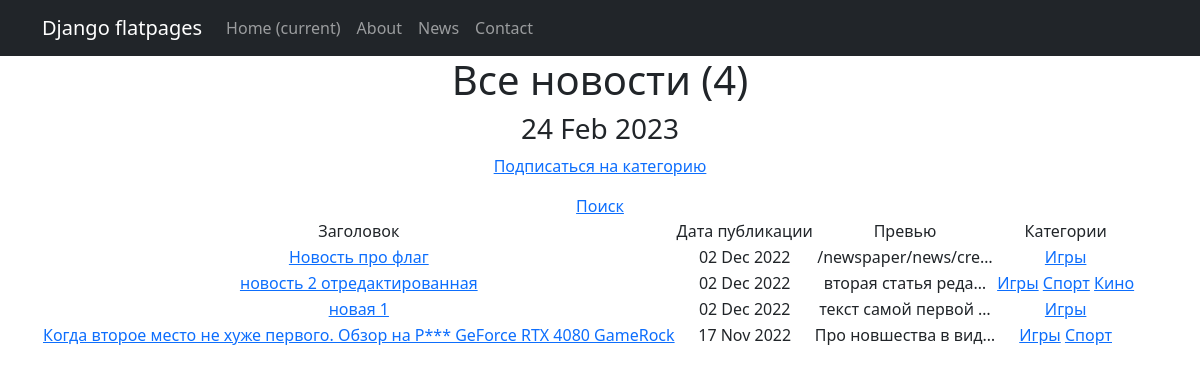
/newspaper/categories/1, run on an earlier commit of the app's database.
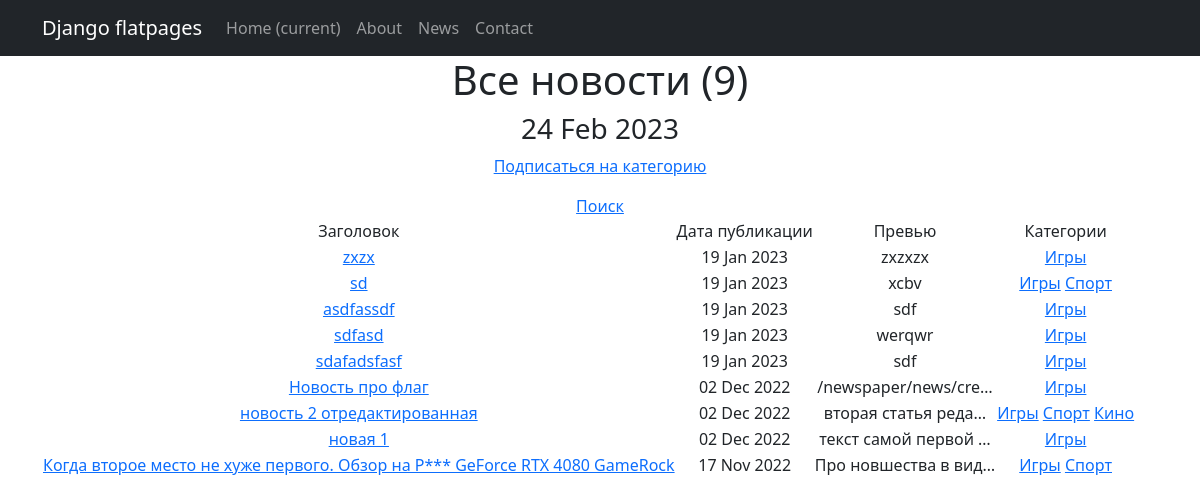
And on a later commit of the database.
### news_app/models.py (models this page shows, shortened)
class Post(models.Model):
    date_time_in = models.DateTimeField(auto_now_add=True)
    is_news = models.BooleanField(default=True)  # True - новость, False - статья
    title = models.CharField(max_length=255)
    text = models.TextField()
    rating = models.IntegerField(default=0)
    author = models.ForeignKey('Author', on_delete=models.CASCADE)
    category = models.ManyToManyField('Category', through='PostCategory')

class Category(models.Model):
    name = models.CharField(max_length=255, unique=True)
    subscribers = models.ManyToManyField(User, through='SubscribersCategory', related_name='categories' )

### news_app/views.py (the view)
# urls.py: path('categories/<int:pk>', CategoryList.as_view(), name='category_list'),
class CategoryList(ListView):
    model = Post
    template_name = 'category_list.html'
    context_object_name = 'category_post_list'
    def get_queryset(self):
        self.category = get_object_or_404(Category, id=self.kwargs['pk'])
        post_list_by_category = Post.objects.filter(category=self.category).order_by('-date_time_in')
        return post_list_by_category
    def get_context_data(self, **kwargs):
        context = super().get_context_data(**kwargs)
        context['is_not_subscriber'] = self.request.user not in self.category.subscribers.all()
        context['category'] = self.category
        return context

### news_app/templatetags/custom_filters.py (called while the page is built)
@register.filter()
def censor(value):
   try:
      if not isinstance(value, str):
         raise CensorException("Error: is not a text")
      for word in CENSORED_WORDS:
         if word in value:
            value = value.replace(word, word[:1]+"***")
         if word.capitalize() in value:
            value = value.replace(word.capitalize(), word.capitalize()[:1]+"***")
      return value
   except CensorException as e:
      print (e)

### news_app/templatetags/custom_tags.py (called while the page is built)
@register.simple_tag()
def current_time(format_string='%b %d %Y'):
   return datetime.utcnow().strftime(format_string)

### templates/category_list.html (shortened to what this page needs)
{% extends 'flatpages/default.html' %}
{% load custom_filters %}
{% load custom_tags %}
{% block content %}
<h1>Все новости ({{ category_post_list | length }})</h1>
    <h3>{% current_time '%d %b %Y' %}</h3>
    {% if is_not_subscriber %}
        <p><a href="{% url 'subscribe' category.id %}">Подписаться на категорию</a></p>
    {% endif %}
    <div align="center"><a href="search">Поиск</a></div>
   {% if category_post_list %}
       <table>
           <tr>
               <td>Заголовок</td>
               <td>Дата публикации</td>
               <td>Превью</td>
               <td>Категории</td>
           </tr>
           {% for news in category_post_list %}
           <tr>
               <td><a href="{{ news.id }}">{{ news.title|censor }}</a></td>
               <td>{{ news.date_time_in | date:'d M Y' }}</td>
               <td>{{ news.text | truncatechars:20 }}</td>
               <td>
                   {% for category in news.category.all %}
                    <a href="{% url 'category_list' category.id %}">{{ category.name }}</a>
                   {% endfor %}
               </td>
           </tr>
           {% endfor %}
       </table>
   {% else %}
       <h2>Новостей нет!</h2>
   {% endif %}
{% endblock content %}

What changed in the data, as far as the page shows it:
added Post: title|censor "zxzx", date_time_in "19 Jan 2023", text "zxzxzx", Category (name "Игры")
added Post: title|censor "sd", date_time_in "19 Jan 2023", text "xcbv", Category (name "Игры"), Category (name "Спорт")
added Post: title|censor "asdfassdf", date_time_in "19 Jan 2023", text "sdf", Category (name "Игры")
added Post: title|censor "sdfasd", date_time_in "19 Jan 2023", text "werqwr", Category (name "Игры")
added Post: title|censor "sdafadsfasf", date_time_in "19 Jan 2023", text "sdf", Category (name "Игры")
Also different on the page:
{{ category_post_list | length }}: "4" → "9"
